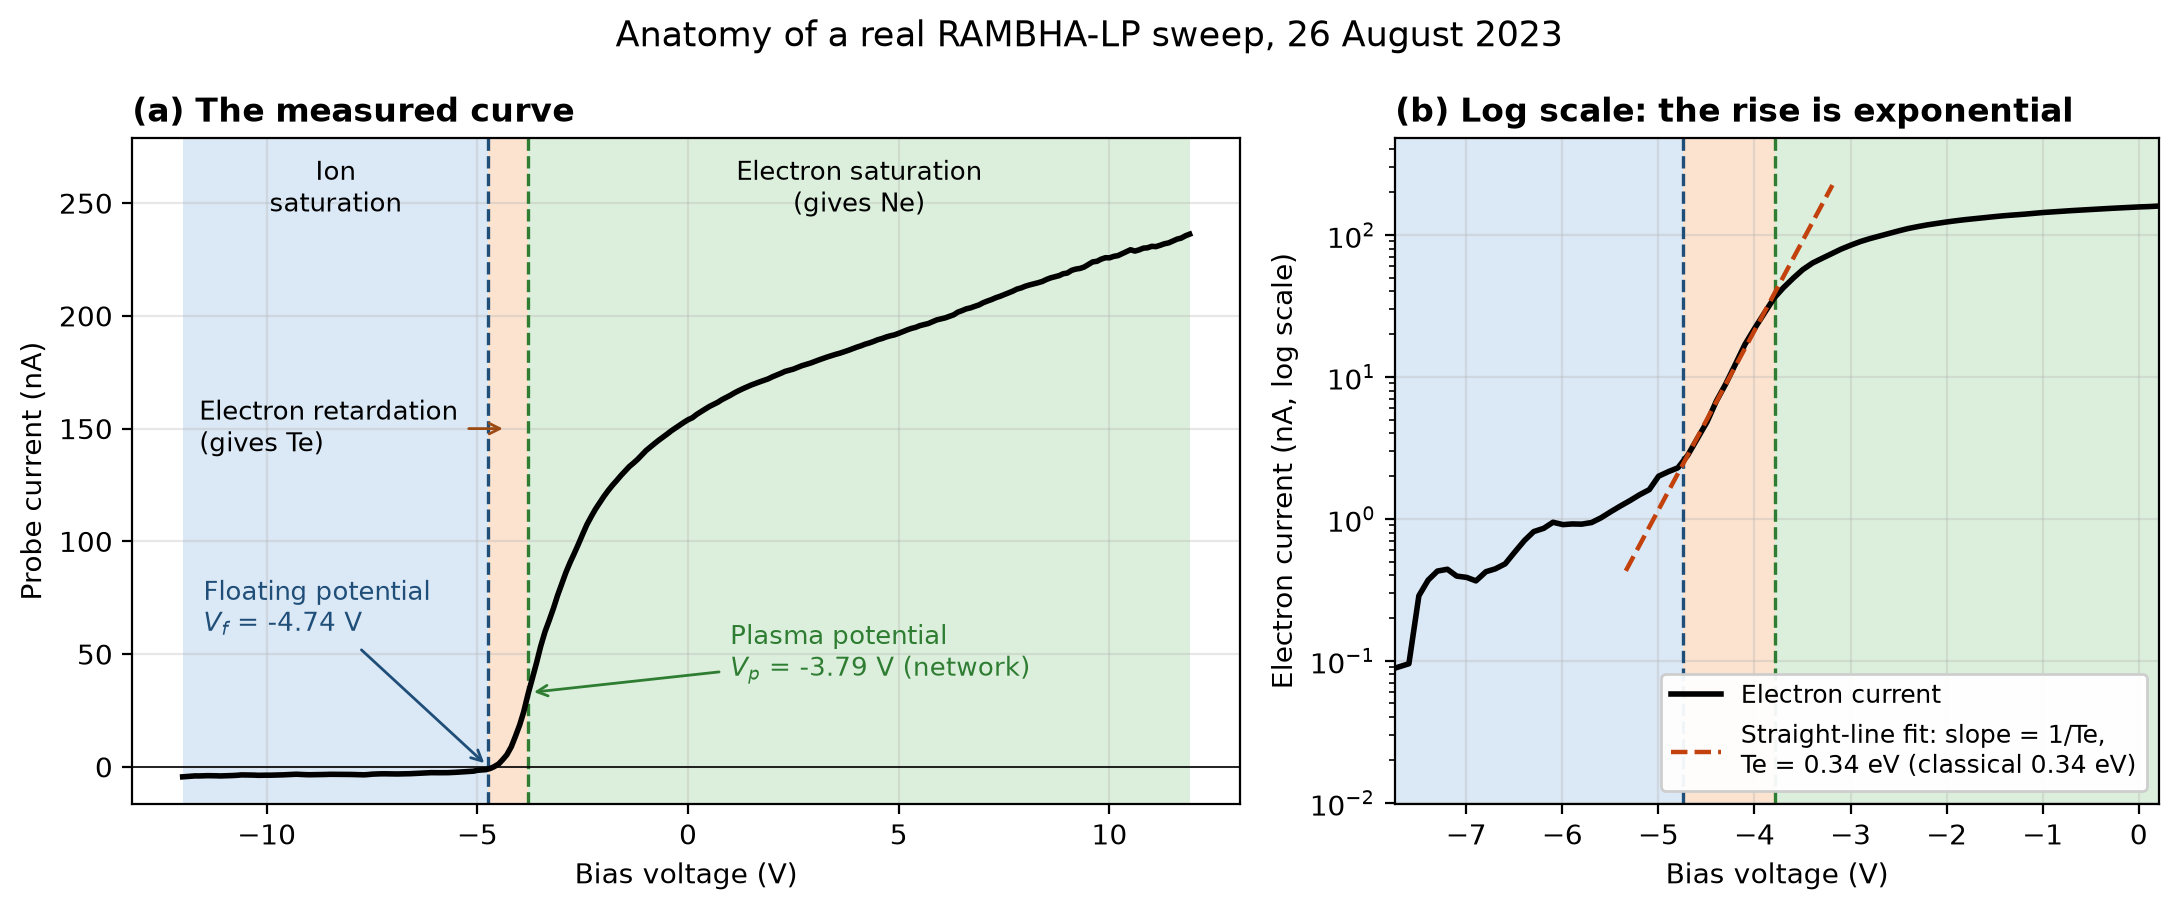

Generate this figure with Python:
"""Anatomy of one real RAMBHA-LP sweep: the three regions of the I-V curve.

Uses the project's own reading and preprocessing (rising half of the first commanded sweep,
26 Aug 2023), the classical fit for the floating potential and the electron-retardation
slope, and the trained network for the plasma potential. Run from the repository root:

    python exploration/day02_anatomy.py
"""
import sys
from pathlib import Path

import numpy as np
import pandas as pd
import matplotlib
matplotlib.use("Agg")
import matplotlib.pyplot as plt

ROOT = Path(__file__).resolve().parents[1]
sys.path.insert(0, str(ROOT / "solution" / "src"))
from rambhalp.config import load_config            # noqa: E402
from rambhalp import io_pds, preprocess, classical  # noqa: E402

TIMESTAMP, IDX = "20230826T145357736", 0

cfg = load_config()
files = io_pds.discover_files(cfg["data"]["_archive_abs"], level="rawB", max_files=None)
sweep = [s for s in preprocess.segment_file(next(f for f in files if f.timestamp == TIMESTAMP), cfg)
         if s.idx == IDX][0]
fit = classical.fit_sweep(sweep, cfg)
ml = pd.read_csv(ROOT / "solution" / "outputs" / "tables" / "ml_predictions.csv")
net = ml[(ml.timestamp.astype(str) == TIMESTAMP) & (ml.idx == IDX)].iloc[0]

V, I = np.asarray(sweep.V, float), np.asarray(sweep.I, float)
vf, vp, te = fit.V_float, float(net.Vp_V), fit.Te_eV
baseline = float(np.median(I[V <= vf - cfg["classical"]["ion_floor_offset"]]))
Ie = I - baseline

fig, (a, b) = plt.subplots(1, 2, figsize=(11, 4.6), gridspec_kw=dict(width_ratios=[1.45, 1]))
regions = [(V.min(), vf, "#dbe8f5", "Ion\nsaturation"),
           (vf, vp, "#fbe3cf", "Electron\nretardation\n(gives Te)"),
           (vp, V.max(), "#dcefdc", "Electron saturation\n(gives Ne)")]
for ax in (a, b):
    for lo, hi, colour, _ in regions:
        ax.axvspan(lo, hi, color=colour, lw=0)
    ax.axvline(vf, color="#1f4e79", ls="--", lw=1.2)
    ax.axvline(vp, color="#2e7d32", ls="--", lw=1.2)
    ax.grid(alpha=0.3)

a.plot(V, I * 1e9, color="black", lw=2)
a.axhline(0, color="k", lw=0.6)
top = I.max() * 1e9 * 1.18
a.set_ylim(I.min() * 1e9 - 12, top)
for lo, hi, _, label in (regions[0], regions[2]):
    a.text((lo + hi) / 2, top * 0.97, label, ha="center", va="top", fontsize=9.5)
a.annotate(regions[1][3].replace("\n", " ", 1), xy=((vf + vp) / 2, 150), xytext=(-11.6, 150),
           fontsize=9.5, va="center", arrowprops=dict(arrowstyle="->", color="#9a4a12"))
a.annotate(f"Floating potential\n$V_f$ = {vf:.2f} V", xy=(vf, 0), xytext=(-11.5, 60),
           fontsize=9.5, color="#1f4e79", arrowprops=dict(arrowstyle="->", color="#1f4e79"))
a.annotate(f"Plasma potential\n$V_p$ = {vp:.2f} V (network)", xy=(vp, np.interp(vp, V, I) * 1e9),
           xytext=(1.0, 40), fontsize=9.5, color="#2e7d32",
           arrowprops=dict(arrowstyle="->", color="#2e7d32"))
a.set_xlabel("Bias voltage (V)")
a.set_ylabel("Probe current (nA)")
a.set_title("(a) The measured curve", loc="left", fontweight="bold")

pos = Ie > 0
b.semilogy(V[pos], Ie[pos] * 1e9, color="black", lw=2, label="Electron current")
win = (V >= vf) & (V <= min(vp, vf + cfg["classical"]["retardation_span"])) & pos
p = np.polyfit(V[win], np.log(Ie[win]), 1)
vv = np.linspace(vf - 0.6, vp + 0.6, 50)
b.semilogy(vv, np.exp(np.polyval(p, vv)) * 1e9, color="#c2410c", lw=1.6, ls="--",
           label=f"Straight-line fit: slope = 1/Te,\nTe = {1 / p[0]:.2f} eV (classical {te:.2f} eV)")
b.set_xlim(vf - 3, vp + 4)
b.set_ylim(Ie[pos].min() * 1e9 * 0.8, Ie.max() * 1e9 * 2)
b.set_xlabel("Bias voltage (V)")
b.set_ylabel("Electron current (nA, log scale)")
b.set_title("(b) Log scale: the rise is exponential", loc="left", fontweight="bold")
b.legend(loc="lower right", fontsize=9, framealpha=0.95)

fig.suptitle("Anatomy of a real RAMBHA-LP sweep, 26 August 2023", fontsize=12.5)
fig.tight_layout()
out = Path(__file__).with_name("day02_anatomy.png")
fig.savefig(out, dpi=200, bbox_inches="tight")
print(f"saved {out.name} | Vf={vf:.2f} V | Vp={vp:.2f} V (network) | Te={1 / p[0]:.2f} eV")
